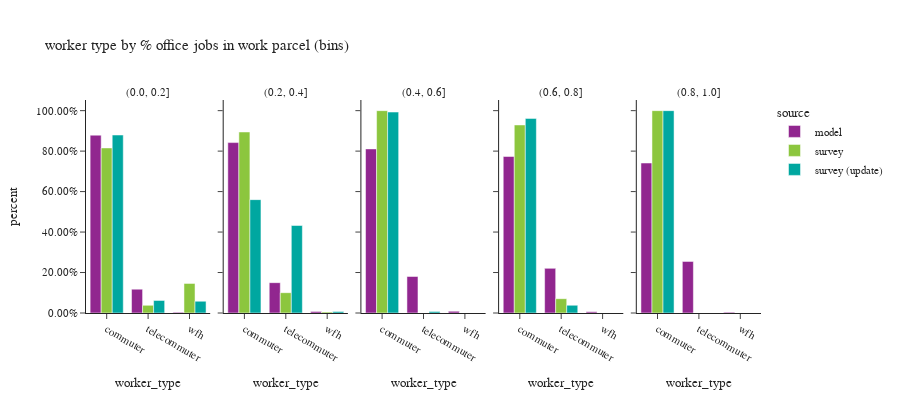

Notebook code cell kept with this figure:
### Code cell
df_worker_count = workers.groupby(['source','% office jobs (bins)','worker_type'])['pdexpfac']. \
    sum().reset_index()
df_worker_count['percent'] = df_worker_count.groupby(['source','% office jobs (bins)'], group_keys=False)['pdexpfac']. \
    apply(lambda x: x / float(x.sum()))
df_worker_count = df_worker_count.loc[df_worker_count['% office jobs (bins)']!="no jobs"]

df_worker_count_ct = workers.groupby(['source','% office jobs (bins)','worker_type'])['pdexpfac'].count().reset_index(). \
    rename(columns={'pdexpfac':'sample count'})
df_worker_count = df_worker_count.merge(df_worker_count_ct, on=['source','% office jobs (bins)','worker_type']). \
    rename(columns={'pdexpfac':'total count'})

fig = px.bar(df_worker_count.sort_values(by=['source','% office jobs (bins)']), x='worker_type', y="percent",
             facet_col="% office jobs (bins)",color="source",hover_data=['sample count','total count'],
             barmode="group",
             title="worker type by % office jobs in work parcel (bins)")
fig.for_each_annotation(lambda a: a.update(text = a.text.split("=")[-1]))
fig.update_layout(height=400, width=900, font=dict(size=11))
fig.for_each_yaxis(lambda a: a.update(tickformat = ".2%"))
fig.update_xaxes(categoryorder='array', categoryarray= ['commuter','telecommuter','wfh'])
fig.show()

### Figure 1 — Plotly figure (JSON) as saved in the notebook; plotly's stock layout.template omitted (floating-point values rounded to 4 significant figures)
{"data": [{"alignmentgroup": "True", "customdata": [[715300.0, 715300.0], [95800.0, 95800.0], [2811.0, 2811.0]], "hovertemplate": "source=model<br>% office jobs (bins)=(0.0, 0.2]<br>worker_type=%{x}<br>percent=%{y}<br>sample count=%{customdata[0]}<br>total count=%{customdata[1]}<extra></extra>", "legendgroup": "model", "marker": {"color": "#91268F", "pattern": {"shape": ""}}, "name": "model", "offsetgroup": "model", "orientation": "v", "showlegend": true, "textposition": "auto", "type": "bar", "x": ["commuter", "telecommuter", "wfh"], "xaxis": "x", "y": [0.8788, 0.1177, 0.003454], "yaxis": "y"}, {"alignmentgroup": "True", "customdata": [[197600.0, 197600.0], [35160.0, 35160.0], [1875.0, 1875.0]], "hovertemplate": "source=model<br>% office jobs (bins)=(0.2, 0.4]<br>worker_type=%{x}<br>percent=%{y}<br>sample count=%{customdata[0]}<br>total count=%{customdata[1]}<extra></extra>", "legendgroup": "model", "marker": {"color": "#91268F", "pattern": {"shape": ""}}, "name": "model", "offsetgroup": "model", "orientation": "v", "showlegend": false, "textposition": "auto", "type": "bar", "x": ["commuter", "telecommuter", "wfh"], "xaxis": "x2", "y": [0.8421, 0.1499, 0.007991], "yaxis": "y2"}, {"alignmentgroup": "True", "customdata": [[133300.0, 133300.0], [29670.0, 29670.0], [1405.0, 1405.0]], "hovertemplate": "source=model<br>% office jobs (bins)=(0.4, 0.6]<br>worker_type=%{x}<br>percent=%{y}<br>sample count=%{customdata[0]}<br>total count=%{customdata[1]}<extra></extra>", "legendgroup": "model", "marker": {"color": "#91268F", "pattern": {"shape": ""}}, "name": "model", "offsetgroup": "model", "orientation": "v", "showlegend": false, "textposition": "auto", "type": "bar", "x": ["commuter", "telecommuter", "wfh"], "xaxis": "x3", "y": [0.811, 0.1805, 0.008547], "yaxis": "y3"}, {"alignmentgroup": "True", "customdata": [[147400.0, 147400.0], [42030.0, 42030.0], [1127.0, 1127.0]], "hovertemplate": "source=model<br>% office jobs (bins)=(0.6, 0.8]<br>worker_type=%{x}<br>percent=%{y}<br>sample count=%{customdata[0]}<br>total count=%{customdata[1]}<extra></extra>", "legendgroup": "model", "marker": {"color": "#91268F", "pattern": {"shape": ""}}, "name": "model", "offsetgroup": "model", "orientation": "v", "showlegend": false, "textposition": "auto", "type": "bar", "x": ["commuter", "telecommuter", "wfh"], "xaxis": "x4", "y": [0.7735, 0.2206, 0.005914], "yaxis": "y4"}, {"alignmentgroup": "True", "customdata": [[142500.0, 142500.0], [49060.0, 49060.0], [712.0, 712.0]], "hovertemplate": "source=model<br>% office jobs (bins)=(0.8, 1.0]<br>worker_type=%{x}<br>percent=%{y}<br>sample count=%{customdata[0]}<br>total count=%{customdata[1]}<extra></extra>", "legendgroup": "model", "marker": {"color": "#91268F", "pattern": {"shape": ""}}, "name": "model", "offsetgroup": "model", "orientation": "v", "showlegend": false, "textposition": "auto", "type": "bar", "x": ["commuter", "telecommuter", "wfh"], "xaxis": "x5", "y": [0.7412, 0.2551, 0.003702], "yaxis": "y5"}, {"alignmentgroup": "True", "customdata": [[44.0, 23070.0], [16.0, 1072.0], [8.0, 4138.0]], "hovertemplate": "source=survey<br>% office jobs (bins)=(0.0, 0.2]<br>worker_type=%{x}<br>percent=%{y}<br>sample count=%{customdata[0]}<br>total count=%{customdata[1]}<extra></extra>", "legendgroup": "survey", "marker": {"color": "#8CC63E", "pattern": {"shape": ""}}, "name": "survey", "offsetgroup": "survey", "orientation": "v", "showlegend": true, "textposition": "auto", "type": "bar", "x": ["commuter", "telecommuter", "wfh"], "xaxis": "x", "y": [0.8158, 0.0379, 0.1463], "yaxis": "y"}, {"alignmentgroup": "True", "customdata": [[8.0, 5108.0], [10.0, 573.2], [1.0, 28.22]], "hovertemplate": "source=survey<br>% office jobs (bins)=(0.2, 0.4]<br>worker_type=%{x}<br>percent=%{y}<br>sample count=%{customdata[0]}<br>total count=%{customdata[1]}<extra></extra>", "legendgroup": "survey", "marker": {"color": "#8CC63E", "pattern": {"shape": ""}}, "name": "survey", "offsetgroup": "survey", "orientation": "v", "showlegend": false, "textposition": "auto", "type": "bar", "x": ["commuter", "telecommuter", "wfh"], "xaxis": "x2", "y": [0.8947, 0.1004, 0.004943], "yaxis": "y2"}, {"alignmentgroup": "True", "customdata": [[6.0, 6129.0], [0.0, 0.0], [0.0, 0.0]], "hovertemplate": "source=survey<br>% office jobs (bins)=(0.4, 0.6]<br>worker_type=%{x}<br>percent=%{y}<br>sample count=%{customdata[0]}<br>total count=%{customdata[1]}<extra></extra>", "legendgroup": "survey", "marker": {"color": "#8CC63E", "pattern": {"shape": ""}}, "name": "survey", "offsetgroup": "survey", "orientation": "v", "showlegend": false, "textposition": "auto", "type": "bar", "x": ["commuter", "telecommuter", "wfh"], "xaxis": "x3", "y": [1.0, 0.0, 0.0], "yaxis": "y3"}, {"alignmentgroup": "True", "customdata": [[7.0, 12350.0], [8.0, 939.3], [0.0, 0.0]], "hovertemplate": "source=survey<br>% office jobs (bins)=(0.6, 0.8]<br>worker_type=%{x}<br>percent=%{y}<br>sample count=%{customdata[0]}<br>total count=%{customdata[1]}<extra></extra>", "legendgroup": "survey", "marker": {"color": "#8CC63E", "pattern": {"shape": ""}}, "name": "survey", "offsetgroup": "survey", "orientation": "v", "showlegend": false, "textposition": "auto", "type": "bar", "x": ["commuter", "telecommuter", "wfh"], "xaxis": "x4", "y": [0.9293, 0.07066, 0.0], "yaxis": "y4"}, {"alignmentgroup": "True", "customdata": [[2.0, 28.62], [0.0, 0.0], [0.0, 0.0]], "hovertemplate": "source=survey<br>% office jobs (bins)=(0.8, 1.0]<br>worker_type=%{x}<br>percent=%{y}<br>sample count=%{customdata[0]}<br>total count=%{customdata[1]}<extra></extra>", "legendgroup": "survey", "marker": {"color": "#8CC63E", "pattern": {"shape": ""}}, "name": "survey", "offsetgroup": "survey", "orientation": "v", "showlegend": false, "textposition": "auto", "type": "bar", "x": ["commuter", "telecommuter", "wfh"], "xaxis": "x5", "y": [1.0, 0.0, 0.0], "yaxis": "y5"}, {"alignmentgroup": "True", "customdata": [[48.0, 22680.0], [16.0, 1606.0], [8.0, 1499.0]], "hovertemplate": "source=survey (update)<br>% office jobs (bins)=(0.0, 0.2]<br>worker_type=%{x}<br>percent=%{y}<br>sample count=%{customdata[0]}<br>total count=%{customdata[1]}<extra></extra>", "legendgroup": "survey (update)", "marker": {"color": "#00A7A0", "pattern": {"shape": ""}}, "name": "survey (update)", "offsetgroup": "survey (update)", "orientation": "v", "showlegend": true, "textposition": "auto", "type": "bar", "x": ["commuter", "telecommuter", "wfh"], "xaxis": "x", "y": [0.8796, 0.06229, 0.05813], "yaxis": "y"}, {"alignmentgroup": "True", "customdata": [[9.0, 2116.0], [10.0, 1633.0], [1.0, 27.42]], "hovertemplate": "source=survey (update)<br>% office jobs (bins)=(0.2, 0.4]<br>worker_type=%{x}<br>percent=%{y}<br>sample count=%{customdata[0]}<br>total count=%{customdata[1]}<extra></extra>", "legendgroup": "survey (update)", "marker": {"color": "#00A7A0", "pattern": {"shape": ""}}, "name": "survey (update)", "offsetgroup": "survey (update)", "orientation": "v", "showlegend": false, "textposition": "auto", "type": "bar", "x": ["commuter", "telecommuter", "wfh"], "xaxis": "x2", "y": [0.5603, 0.4325, 0.00726], "yaxis": "y2"}, {"alignmentgroup": "True", "customdata": [[8.0, 9383.0], [1.0, 65.71], [0.0, 0.0]], "hovertemplate": "source=survey (update)<br>% office jobs (bins)=(0.4, 0.6]<br>worker_type=%{x}<br>percent=%{y}<br>sample count=%{customdata[0]}<br>total count=%{customdata[1]}<extra></extra>", "legendgroup": "survey (update)", "marker": {"color": "#00A7A0", "pattern": {"shape": ""}}, "name": "survey (update)", "offsetgroup": "survey (update)", "orientation": "v", "showlegend": false, "textposition": "auto", "type": "bar", "x": ["commuter", "telecommuter", "wfh"], "xaxis": "x3", "y": [0.993, 0.006954, 0.0], "yaxis": "y3"}, {"alignmentgroup": "True", "customdata": [[7.0, 14340.0], [8.0, 570.0], [0.0, 0.0]], "hovertemplate": "source=survey (update)<br>% office jobs (bins)=(0.6, 0.8]<br>worker_type=%{x}<br>percent=%{y}<br>sample count=%{customdata[0]}<br>total count=%{customdata[1]}<extra></extra>", "legendgroup": "survey (update)", "marker": {"color": "#00A7A0", "pattern": {"shape": ""}}, "name": "survey (update)", "offsetgroup": "survey (update)", "orientation": "v", "showlegend": false, "textposition": "auto", "type": "bar", "x": ["commuter", "telecommuter", "wfh"], "xaxis": "x4", "y": [0.9618, 0.03822, 0.0], "yaxis": "y4"}, {"alignmentgroup": "True", "customdata": [[2.0, 32.99], [0.0, 0.0], [0.0, 0.0]], "hovertemplate": "source=survey (update)<br>% office jobs (bins)=(0.8, 1.0]<br>worker_type=%{x}<br>percent=%{y}<br>sample count=%{customdata[0]}<br>total count=%{customdata[1]}<extra></extra>", "legendgroup": "survey (update)", "marker": {"color": "#00A7A0", "pattern": {"shape": ""}}, "name": "survey (update)", "offsetgroup": "survey (update)", "orientation": "v", "showlegend": false, "textposition": "auto", "type": "bar", "x": ["commuter", "telecommuter", "wfh"], "xaxis": "x5", "y": [1.0, 0.0, 0.0], "yaxis": "y5"}], "layout": {"annotations": [{"font": {}, "showarrow": false, "text": "(0.0, 0.2]", "x": 0.092, "xanchor": "center", "xref": "paper", "y": 1.0, "yanchor": "bottom", "yref": "paper"}, {"font": {}, "showarrow": false, "text": "(0.2, 0.4]", "x": 0.296, "xanchor": "center", "xref": "paper", "y": 1.0, "yanchor": "bottom", "yref": "paper"}, {"font": {}, "showarrow": false, "text": "(0.4, 0.6]", "x": 0.5, "xanchor": "center", "xref": "paper", "y": 1.0, "yanchor": "bottom", "yref": "paper"}, {"font": {}, "showarrow": false, "text": "(0.6, 0.8]", "x": 0.704, "xanchor": "center", "xref": "paper", "y": 1.0, "yanchor": "bottom", "yref": "paper"}, {"font": {}, "showarrow": false, "text": "(0.8, 1.0]", "x": 0.908, "xanchor": "center", "xref": "paper", "y": 1.0, "yanchor": "bottom", "yref": "paper"}], "barmode": "group", "font": {"size": 11}, "height": 400, "legend": {"title": {"text": "source"}, "tracegroupgap": 0}, "title": {"text": "worker type by % office jobs in work parcel (bins)"}, "width": 900, "xaxis": {"anchor": "y", "categoryarray": ["commuter", "telecommuter", "wfh"], "categoryorder": "array", "domain": [0.0, 0.184], "title": {"text": "worker_type"}}, "xaxis2": {"anchor": "y2", "categoryarray": ["commuter", "telecommuter", "wfh"], "categoryorder": "array", "domain": [0.204, 0.388], "matches": "x", "title": {"text": "worker_type"}}, "xaxis3": {"anchor": "y3", "categoryarray": ["commuter", "telecommuter", "wfh"], "categoryorder": "array", "domain": [0.408, 0.592], "matches": "x", "title": {"text": "worker_type"}}, "xaxis4": {"anchor": "y4", "categoryarray": ["commuter", "telecommuter", "wfh"], "categoryorder": "array", "domain": [0.612, 0.796], "matches": "x", "title": {"text": "worker_type"}}, "xaxis5": {"anchor": "y5", "categoryarray": ["commuter", "telecommuter", "wfh"], "categoryorder": "array", "domain": [0.816, 1.0], "matches": "x", "title": {"text": "worker_type"}}, "yaxis": {"anchor": "x", "domain": [0.0, 1.0], "tickformat": ".2%", "title": {"text": "percent"}}, "yaxis2": {"anchor": "x2", "domain": [0.0, 1.0], "matches": "y", "showticklabels": false, "tickformat": ".2%"}, "yaxis3": {"anchor": "x3", "domain": [0.0, 1.0], "matches": "y", "showticklabels": false, "tickformat": ".2%"}, "yaxis4": {"anchor": "x4", "domain": [0.0, 1.0], "matches": "y", "showticklabels": false, "tickformat": ".2%"}, "yaxis5": {"anchor": "x5", "domain": [0.0, 1.0], "matches": "y", "showticklabels": false, "tickformat": ".2%"}}}
